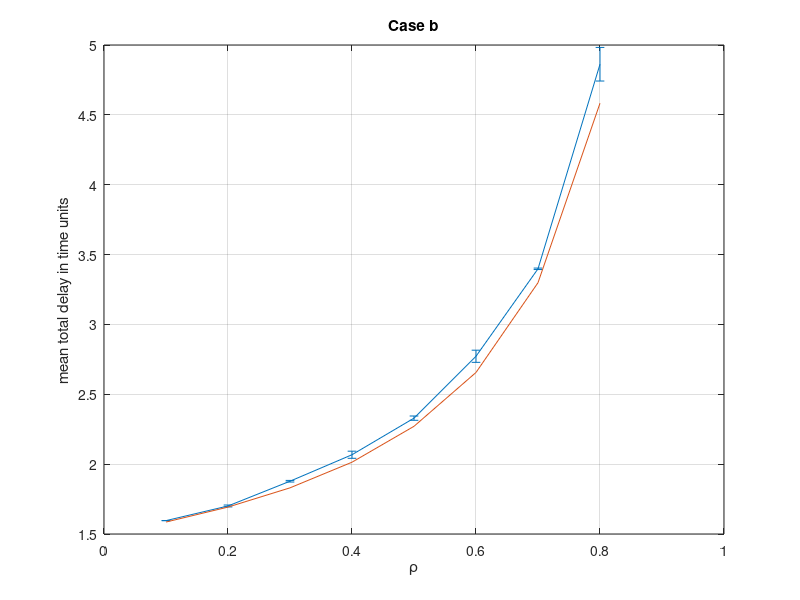
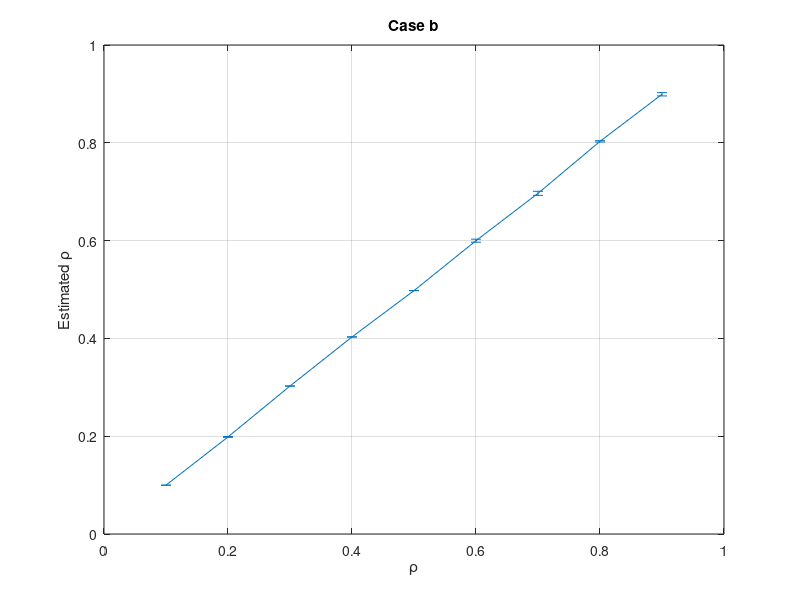

MATLAB code for these plots, in order:
% Plot queue results
clear
load('demg1.mat')

mean_dl = mean(avg_total_dl, 1);
mean_rho = mean(rho_est, 1);
ci_dl = 1.96*std(avg_total_dl, 0, 1)/sqrt(10);
ci_rho = 1.96*std(rho_est, 0, 1)/sqrt(10);

m_y = 1.5;
s_y = 0.25;
b = 0.5;

for i = 1:length(rho_vec)
    lambda_y = rho_vec(i)/m_y; % in seconds
    theo_dl(i) = 0.5*(m_y + (m_y+lambda_y*s_y^2)...
        /(1-lambda_y*m_y));
end
figure, errorbar(rho_vec(1:end-1), mean_dl(1:end-1), ci_dl(1:end-1)), hold on,
plot(rho_vec(1:end-1), theo_dl(1:end-1))
grid on, title('Case b'), xlabel('\rho'),
ylabel('mean total delay in time units')

figure, errorbar(rho_vec, mean_rho, ci_rho), grid on, title('Case b'), xlabel('\rho'),
ylabel('Estimated \rho')
